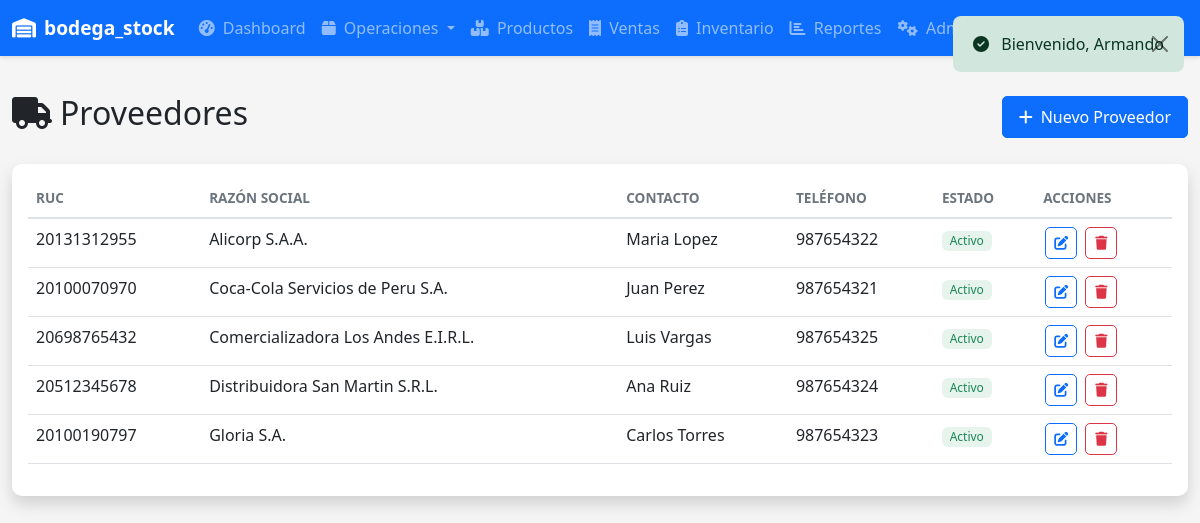
Page /proveedores/index.php (signed in) on the committed database.
### tables this page shows
CREATE TABLE IF NOT EXISTS proveedores (
    id_proveedor INT AUTO_INCREMENT PRIMARY KEY,
    ruc VARCHAR(20) NOT NULL UNIQUE,
    razon_social VARCHAR(200) NOT NULL,
    nombre_contacto VARCHAR(100),
    telefono VARCHAR(20),
    direccion TEXT,
    correo VARCHAR(100),
    estado ENUM('activo', 'inactivo') DEFAULT 'activo',
    fecha_registro DATETIME DEFAULT CURRENT_TIMESTAMP
);

### proveedores/index.php (called while the page is built, shortened)
<?php
require_once __DIR__ . '/../app/helpers/Session.php';
require_once __DIR__ . '/../app/models/Proveedor.php';
$proveedorModel = new Proveedor();
$proveedores = $proveedorModel->obtenerTodos();
require_once __DIR__ . '/../app/views/proveedores/index.php';

### app/helpers/Session.php (called while the page is built, shortened)
<?php
class Session {
    public static function get($key, $default = null) {
        return $_SESSION[$key] ?? $default;
    }
    public static function hasPermission($permission) {
        $permissions = self::get('user_permissions', []);
        return in_array($permission, $permissions);
    }
}

### config/database.php (called while the page is built, shortened)
<?php
class Database {
    private static $instance = null;
    private $connection;
    private function __construct() {
        try {
            $dsn = "mysql:host=" . DB_HOST . ";dbname=" . DB_NAME . ";charset=" . DB_CHARSET;
            $options = [
                PDO::ATTR_ERRMODE => PDO::ERRMODE_EXCEPTION,
                PDO::ATTR_DEFAULT_FETCH_MODE => PDO::FETCH_ASSOC,
                PDO::ATTR_EMULATE_PREPARES => false,
                PDO::ATTR_PERSISTENT => false
            ];
            $this->connection = new PDO($dsn, DB_USER, DB_PASS, $options);
        } catch (PDOException $e) {
            error_log("Error de conexión a la base de datos: " . $e->getMessage());
            die("Error de conexión a la base de datos. Por favor contacte al administrador.");
        }
    }
    public static function getInstance() {
        if (self::$instance === null) {
            self::$instance = new self();
        }
        return self::$instance;
    }
    public function getConnection(): PDO {
        return $this->connection;
    }
}

### app/models/Proveedor.php (called while the page is built, shortened)
<?php
require_once __DIR__ . '/../../config/database.php';
class Proveedor {
    private $db;
    public function __construct() {
        $this->db = Database::getInstance()->getConnection();
    }
    public function obtenerTodos() {
        $sql = "SELECT * FROM proveedores WHERE estado = 'activo' ORDER BY razon_social";
        $stmt = $this->db->prepare($sql);
        $stmt->execute();
        return $stmt->fetchAll();
    }
}

### app/views/proveedores/index.php (the view, shortened to what this page needs)
<?php
require_once __DIR__ . '/../layouts/header.php';
?>
<div class="container-fluid py-4">
    <div class="row mb-4">
        <div class="col-12">
            <div class="d-flex justify-content-between align-items-center">
                <h2><i class="fas fa-truck me-2"></i>Proveedores</h2>
                <?php if (Session::hasPermission('proveedores.crear')): ?>
                <a href="/proveedores/crear.php" class="btn btn-primary">
                    <i class="fas fa-plus me-2"></i>Nuevo Proveedor
                </a>
                <?php endif; ?>
            </div>
        </div>
    </div>
    <div class="card shadow">
        <div class="card-body">
            <div class="table-responsive">
                <table class="table table-hover">
                    <thead>
                        <tr>
                            <th>RUC</th>
                            <th>Razón Social</th>
                            <th>Contacto</th>
                            <th>Teléfono</th>
                            <th>Estado</th>
                            <th>Acciones</th>
                        </tr>
                    </thead>
                    <tbody>
                        <?php foreach ($proveedores as $proveedor): ?>
                        <tr>
                            <td><?= htmlspecialchars($proveedor['ruc']) ?></td>
                            <td><?= htmlspecialchars($proveedor['razon_social']) ?></td>
                            <td><?= htmlspecialchars($proveedor['nombre_contacto'] ?? '-') ?></td>
                            <td><?= htmlspecialchars($proveedor['telefono'] ?? '-') ?></td>
                            <td>
                                <span class="badge status-<?= $proveedor['estado'] ?>">
                                    <?= ucfirst($proveedor['estado']) ?>
                                </span>
                            </td>
                            <td>
                                <?php if (Session::hasPermission('proveedores.editar')): ?>
                                <a href="/proveedores/editar.php?id=<?= $proveedor['id_proveedor'] ?>" class="btn btn-sm btn-outline-primary action-btn" title="Editar">
                                    <i class="fas fa-edit"></i>
                                </a>
                                <?php endif; ?>
                                <?php if (Session::hasPermission('proveedores.eliminar')): ?>
                                <button onclick="deleteRecord('/proveedores/eliminar.php?id=<?= $proveedor['id_proveedor'] ?>', '¿Está seguro de eliminar este proveedor?')" class="btn btn-sm btn-outline-danger action-btn" title="Eliminar">
                                    <i class="fas fa-trash"></i>
                                </button>
                                <?php endif; ?>
                            </td>
                        </tr>
                        <?php endforeach; ?>
                    </tbody>
                </table>
            </div>
        </div>
    </div>
</div>
<?php require_once __DIR__ . '/../layouts/footer.php'; ?>

### public/css/style.css (style rules this page uses)
:root { --primary-color: #0d6efd; --secondary-color: #6c757d; --success-color: #198754; --danger-color: #dc3545; --warning-color: #ffc107; --info-color: #0dcaf0; --light-color: #f8f9fa; --dark-color: #212529; }
body { font-family: 'Segoe UI', Tahoma, Geneva, Verdana, sans-serif; background-color: #f5f5f5; }
.card { border: none; border-radius: 10px; box-shadow: 0 2px 4px rgba(0,0,0,.1); transition: transform 0.2s; }
.table { background-color: white; }
.table thead th { border-bottom: 2px solid #dee2e6; font-weight: 600; text-transform: uppercase; font-size: 0.85rem; color: #6c757d; }
.btn { border-radius: 5px; padding: 0.5rem 1rem; font-weight: 500; transition: all 0.2s; }
.btn-sm { padding: 0.25rem 0.5rem; font-size: 0.875rem; }
.badge { font-weight: 500; padding: 0.35em 0.65em; }
.status-activo { background-color: rgba(25, 135, 84, 0.1); color: #198754; }
.action-btn { width: 32px; height: 32px; padding: 0; display: inline-flex; align-items: center; justify-content: center; border-radius: 5px; margin: 0 2px; }

### rows in the picture
proveedores: ruc "20131312955", razon_social "Alicorp S.A.A.", nombre_contacto "Maria Lopez", telefono "987654322", estado "Activo"
proveedores: ruc "20100070970", razon_social "Coca-Cola Servicios de Peru S.A.", nombre_contacto "Juan Perez", telefono "987654321", estado "Activo"
proveedores: ruc "20698765432", razon_social "Comercializadora Los Andes E.I.R.L.", nombre_contacto "Luis Vargas", telefono "987654325", estado "Activo"
proveedores: ruc "20512345678", razon_social "Distribuidora San Martin S.R.L.", nombre_contacto "Ana Ruiz", telefono "987654324", estado "Activo"
proveedores: ruc "20100190797", razon_social "Gloria S.A.", nombre_contacto "Carlos Torres", telefono "987654323", estado "Activo"

### other values in the picture
SITE_NAME "bodega_stock"
